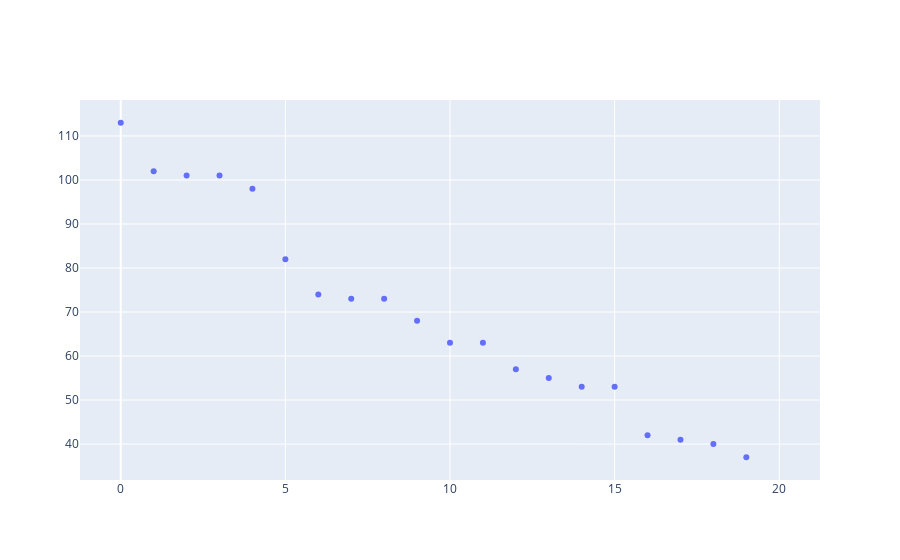

Here is the notebook cell this chart was saved with:
### Code cell
plot_with_labels(days_at_top, artists)

### Figure 1 — Plotly figure (JSON) as saved in the notebook; plotly's stock layout.template omitted (floating-point values rounded to 4 significant figures)
{"data": [{"hovertext": ["Post Malone featuring 21 Savage", "Shawn Mendes and Camila Cabello", "Drake featuring Wizkid and Kyla", "Luis Fonsi and Daddy Yankeefeaturing Justin Bieber", "Ed Sheeran", "The Chainsmokers featuring Halsey", "Drake", "Major Lazer and DJ Snakefeaturing MØ", "Tones and I", "Ariana Grande", "Mark Ronson featuring Bruno Mars", "Rihanna featuring Drake", "Drake", "Justin Bieber", "Justin Bieber", "Ariana Grande", "Ed Sheeran and Justin Bieber", "Billie Eilish", "The Weeknd", "Post Malone", "As of 30 December 2019"], "mode": "markers", "type": "scatter", "y": ["113", "102", "101", "101", "98", "82", "74", "73", "73", "68", "63", "63", "57", "55", "53", "53", "42", "41", "40", "37", "As of 30 December 2019"]}], "layout": {"autosize": true, "xaxis": {"autorange": true, "range": [-1.243, 21.24]}, "yaxis": {"autorange": true, "range": [31.43, 118.6], "type": "linear"}}}
